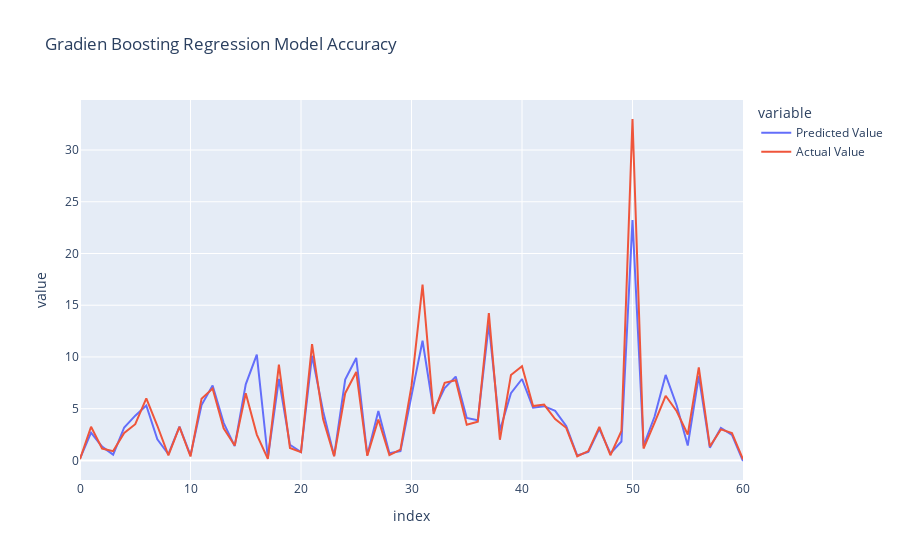

Notebook code cell kept with this figure:
### Markdown cell above
### Gradient Boosting

### Code cell
GradienBoost_Model = GradientBoostingRegressor()
GradienBoost_Model.fit(X_train,Y_train)
Y_pred = GradienBoost_Model.predict(X_test)
df = pd.DataFrame([performance_report(Y_test,Y_pred,'Gradien Boosting Regression')])
print_perf(df)
Performance_Report = pd.concat([Performance_Report,df])
MODEL.append(GradienBoost_Model)
accuracy_plot(Y_test,Y_pred,'Gradien Boosting Regression')

### Figure 1 — Plotly figure (JSON) as saved in the notebook; plotly's stock layout.template omitted (floating-point values rounded to 4 significant figures)
{"data": [{"hovertemplate": "variable=Predicted Value<br>index=%{x}<br>value=%{y}<extra></extra>", "legendgroup": "Predicted Value", "line": {"color": "#636efa", "dash": "solid"}, "marker": {"symbol": "circle"}, "mode": "lines", "name": "Predicted Value", "orientation": "v", "showlegend": true, "type": "scatter", "x": [0, 1, 2, 3, 4, 5, 6, 7, 8, 9, 10, 11, 12, 13, 14, 15, 16, 17, 18, 19, 20, 21, 22, 23, 24, 25, 26, 27, 28, 29, 30, 31, 32, 33, 34, 35, 36, 37, 38, 39, 40, 41, 42, 43, 44, 45, 46, 47, 48, 49, 50, 51, 52, 53, 54, 55, 56, 57, 58, 59, 60], "xaxis": "x", "y": [0.1839, 2.677, 1.33, 0.5613, 3.182, 4.326, 5.314, 2.037, 0.5981, 3.26, 0.4953, 5.352, 7.25, 3.632, 1.387, 7.357, 10.23, 0.2573, 7.87, 1.517, 0.8009, 10.12, 4.762, 0.4291, 7.816, 9.906, 0.5111, 4.766, 0.7031, 0.9058, 6.264, 11.57, 4.76, 6.989, 8.103, 4.103, 3.884, 13.14, 2.887, 6.505, 7.87, 5.103, 5.241, 4.787, 3.324, 0.4715, 0.8188, 3.053, 0.6747, 1.823, 23.23, 1.416, 4.242, 8.26, 5.307, 1.44, 8.161, 1.232, 3.146, 2.466, -0.05624], "yaxis": "y"}, {"hovertemplate": "variable=Actual Value<br>index=%{x}<br>value=%{y}<extra></extra>", "legendgroup": "Actual Value", "line": {"color": "#EF553B", "dash": "solid"}, "marker": {"symbol": "circle"}, "mode": "lines", "name": "Actual Value", "orientation": "v", "showlegend": true, "type": "scatter", "x": [0, 1, 2, 3, 4, 5, 6, 7, 8, 9, 10, 11, 12, 13, 14, 15, 16, 17, 18, 19, 20, 21, 22, 23, 24, 25, 26, 27, 28, 29, 30, 31, 32, 33, 34, 35, 36, 37, 38, 39, 40, 41, 42, 43, 44, 45, 46, 47, 48, 49, 50, 51, 52, 53, 54, 55, 56, 57, 58, 59, 60], "xaxis": "x", "y": [0.12, 3.25, 1.15, 0.9, 2.65, 3.5, 6, 3.35, 0.48, 3.25, 0.38, 5.95, 6.95, 3.1, 1.45, 6.5, 2.5, 0.15, 9.25, 1.2, 0.8, 11.25, 4, 0.4, 6.5, 8.55, 0.45, 3.95, 0.51, 1.05, 7.2, 17, 4.5, 7.5, 7.75, 3.45, 3.75, 14.25, 2, 8.25, 9.1, 5.25, 5.4, 4, 3.15, 0.4, 0.9, 3.25, 0.5, 2.85, 33, 1.15, 3.65, 6.25, 4.75, 2.5, 8.99, 1.35, 3, 2.65, 0.1], "yaxis": "y"}], "layout": {"legend": {"title": {"text": "variable"}, "tracegroupgap": 0}, "title": {"text": "Gradien Boosting Regression Model Accuracy"}, "xaxis": {"anchor": "y", "domain": [0, 1], "title": {"text": "index"}}, "yaxis": {"anchor": "x", "domain": [0, 1], "title": {"text": "value"}}}}
